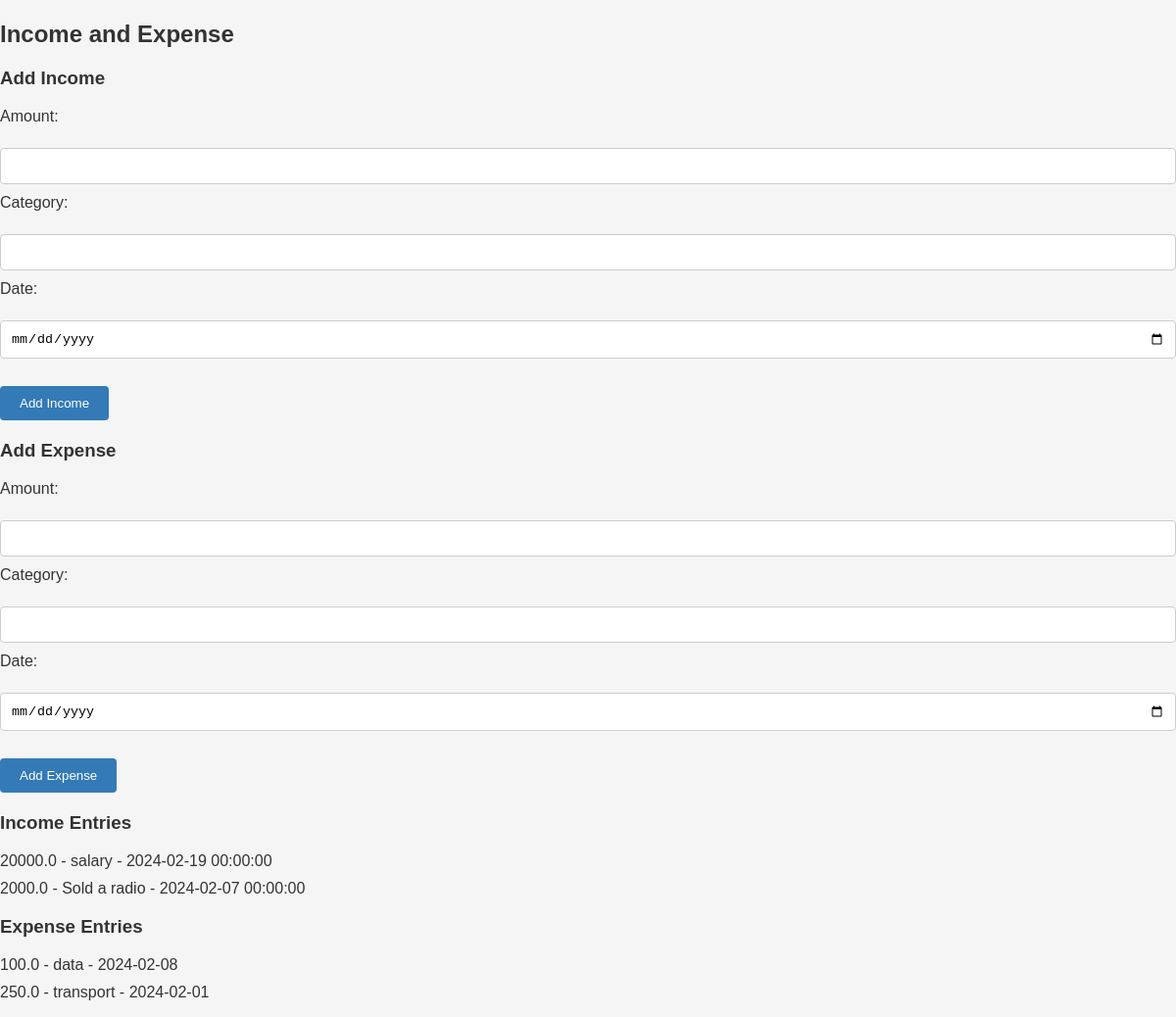
Before: /income_expense (signed in) with the older database file.
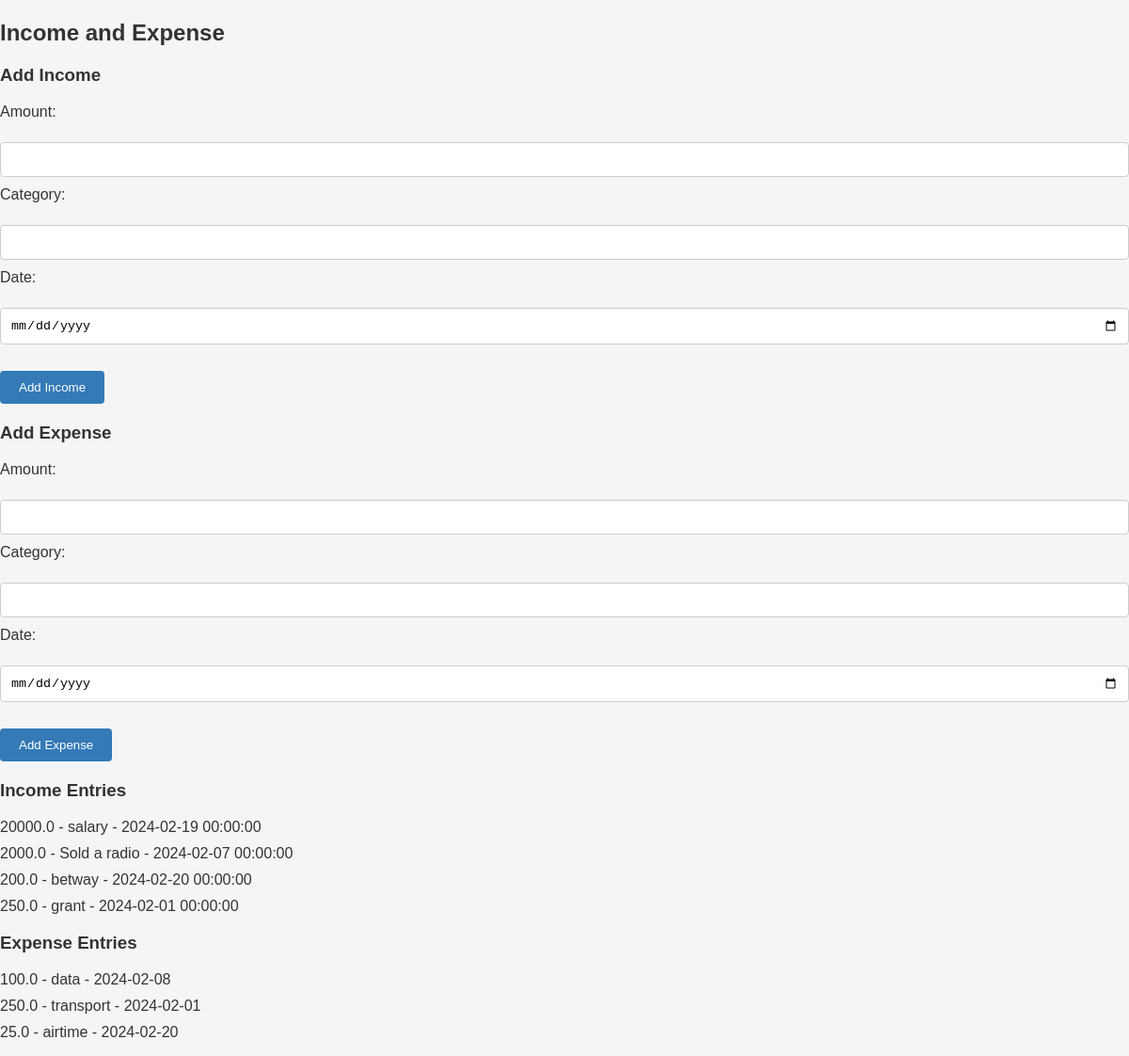
After: the same page with the newer database file.
### website/models.py (models this page shows, shortened)
class Income(db.Model):
    id = db.Column(db.Integer, primary_key=True)
    amount = db.Column(db.Float, nullable=False)
    date = db.Column(db.DateTime(timezone=True),default=func.now())
    category = db.Column(db.String(50), nullable=False)
    user_id = db.Column(db.Integer, db.ForeignKey('user.id'), nullable=False)

class Expense(db.Model):
    id = db.Column(db.Integer, primary_key=True)
    amount = db.Column(db.Float, nullable=False)
    date = db.Column(db.Date, nullable=False)
    category = db.Column(db.String(50), nullable=False)
    user_id = db.Column(db.Integer, db.ForeignKey('user.id'),nullable=False)

### website/views.py (the view)
@views.route('/income_expense')
@login_required
def income_expense():
    user = current_user #define user
    return render_template('income_expense.html', user=user)

### website/__init__.py (called while the page is built)
def create_app():
    app = Flask(__name__)
    app.config['SECRET_KEY'] = 'the secret key'
    app.config['SQLALCHEMY_DATABASE_URI'] = f'sqlite:///{DB_NAME}'
    db.init_app(app)
    from .views import views
    from .auth import auth
    from .models import User
    app.register_blueprint(views, url_prefix='/')
    app.register_blueprint(auth, url_prefix='/')
    login_manager = LoginManager()
    login_manager.login_view= 'auth.sign_in'  # type: ignore
    login_manager.init_app(app)
    @login_manager.user_loader
    def load_user(id):
        return User.query.get(int(id))
    with app.app_context(): #can remove this line if don't solve problem
        create_database()
    return app

### website/templates/income_expense.html (shortened to what this page needs)
<!DOCTYPE html>
<html lang="en">
<head>
    <link rel="stylesheet" type="text/css" href="{{ url_for('static', filename='styles.css') }}">
</head>
<body>
    <h2>Income and Expense</h2>
    <h3>Add Income</h3>
    <form action="{{ url_for('views.add_income') }}" method="post">
        <label for="amount">Amount:</label><br>
        <input type="text" id="amount" name="amount" required><br>
        <label for="category">Category:</label><br>
        <input type="text" id="category" name="category" required><br>
        <label for="date">Date:</label><br>
        <input type="date" id="date" name="date" required><br><br>
        <button type="submit">Add Income</button>
    </form>
    <h3>Add Expense</h3>
    <form action="{{ url_for('views.add_expense') }}" method="post">
        <label for="amount">Amount:</label><br>
        <input type="text" id="amount" name="amount" required><br>
        <label for="category">Category:</label><br>
        <input type="text" id="category" name="category" required><br>
        <label for="date">Date:</label><br>
        <input type="date" id="date" name="date" required><br><br>
        <button type="submit">Add Expense</button>
    </form>
    <div>
    <h3>Income Entries</h3>
    <ul>
        {% for income_entry in user.income_entries %}
            <li>{{ income_entry.amount }} - {{ income_entry.category }} - {{ income_entry.date }}</li>
        {% endfor %}
    </ul>
    </div>
    <div>
    <h3>Expense Entries</h3>
    <ul>
        {% for expense_entry in user.expense_entries %}
            <li>{{ expense_entry.amount }} - {{ expense_entry.category }} - {{ expense_entry.date }}</li>
        {% endfor %}
    </ul>
    </div>
</body>
</html>

Changed rows visible on the page:
added Income: amount "200.0", category "betway", date "2024-02-20 00:00:00"
added Income: amount "250.0", category "grant", date "2024-02-01 00:00:00"
added Expense: amount "25.0", category "airtime", date "2024-02-20"
